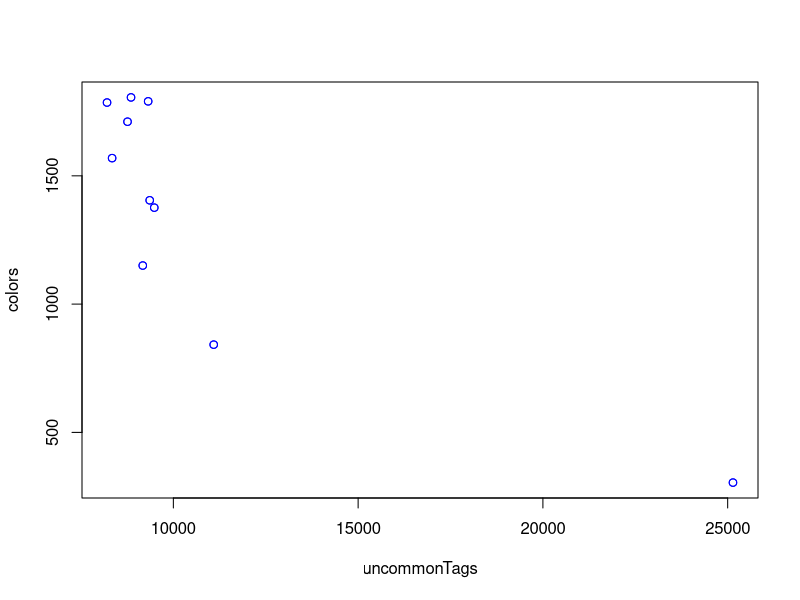

Generate this figure with R:
# Author : JB
# date 2016/01/17

###################################################################
###################### Pareto local search ########################
###################################################################
###################################################################
# Ce fichier sera amené à être amélioré pour prendre en compte :  #
# - le type de diagramme souhaité                                 #
# - le fichier de données en paramètres                           #
###################################################################

#Chemin absolu du repository git
setwd("/home/jbuisine/git/M1.I2L.TD.RO.2016-11-09/scores")

# lit les données du pareto local search entre la moyenne des couleurs et des tags non communs
df.rs <- read.table("MOEA_D_test.xls", sep = ",")

names(df.rs) <- c("colors", "uncommonTags", "CommonTags")

# vérification du fichier: affiche les premières lignes
head(df.rs)

# nuage de points obtenus en fonction des deux scores des fonctions (solution)
plot(colors ~ uncommonTags, data = df.rs, col="blue")

## Load scatterplot3d
#library(scatterplot3d)

## Simple scatter plot
#with(data = df.rs,
#     scatterplot3d(x = colors,
#                   y = greyAVG,
#                   z = CommonTags,
#     )
#)